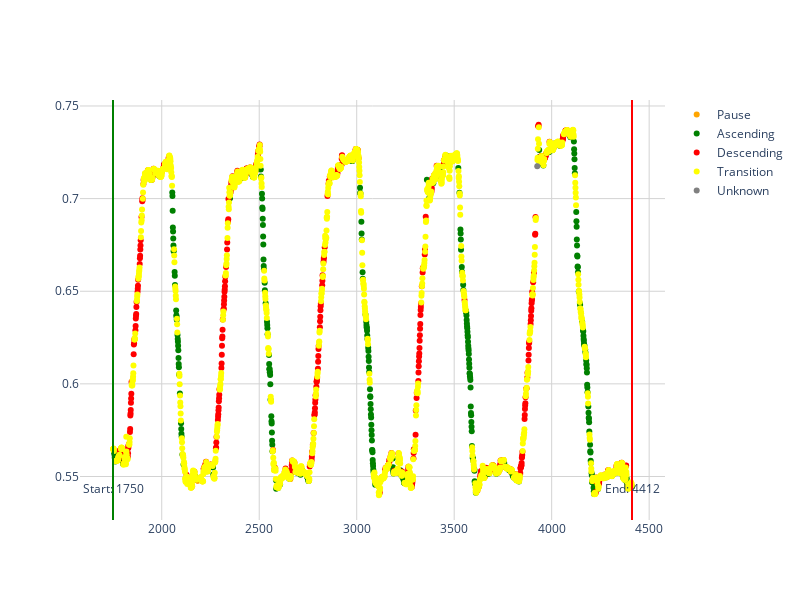

The code cell stored with this chart in its notebook:
### Code cell
# Interactive Plot with lables
import pandas as pd
import matplotlib.pyplot as plt
import seaborn as sns
import numpy as np
import plotly.express as px
import plotly.graph_objects as go

# uncomment to use a different video than the one used above
# video_path = "tracking_data/Tracking_video10.csv"

# Usage
csv_file_path = (
    "tracking_data/" + video_path.split("/")[-1].split(".")[0] + "_labled.csv"
)
ignore_start = 0  # Number of frames to ignore at the start
ignore_end = 0  # Number of frames to ignore at the end


def plot_movement_data(csv_file_path, ignore_start=0, ignore_end=0):
    # Read the data from the CSV file
    data = pd.read_csv(csv_file_path, delimiter=",")

    # Ignore specified amount of frames at the beginning and/or end
    data = data[ignore_start : -ignore_end or None]

    # Calculate the average hip height
    data["Average_Hip_Height"] = (data["Left hip_y"] + data["Right hip_y"]) / 2

    # Define custom color mapping for movement types
    custom_color_mapping = {
        "Pause": "orange",
        "Ascending": "green",
        "Descending": "red",
        "Transition": "yellow",
        "Unknown": "grey",
    }

    # Create a scatter plot
    fig = go.Figure()

    for label, color in custom_color_mapping.items():
        mask = data["Label"] == label
        fig.add_trace(
            go.Scatter(
                x=data.loc[mask, "Timestamp"],
                y=data.loc[mask, "Average_Hip_Height"],
                mode="markers",
                name=label,
                marker_color=color,
                hovertemplate="x: %{x}",
            )
        )

    # Get the x values of the first and last data points
    first_x = data["Timestamp"].iloc[0]
    last_x = data["Timestamp"].iloc[-1]

    # Add vertical lines at the first and last data points
    fig.add_shape(
        type="line",
        x0=first_x,
        y0=0,
        x1=first_x,
        y1=1,
        yref="paper",
        line=dict(color="Green", width=2),
    )
    fig.add_shape(
        type="line",
        x0=last_x,
        y0=0,
        x1=last_x,
        y1=1,
        yref="paper",
        line=dict(color="Red", width=2),
    )

    # Add annotations for the first and last data points
    fig.add_annotation(
        x=first_x, y=0.05, text=f"Start: {first_x}", showarrow=False, yref="paper"
    )
    fig.add_annotation(
        x=last_x, y=0.05, text=f"End: {last_x}", showarrow=False, yref="paper"
    )

    # Increase the number of grid lines
    fig.update_xaxes(showgrid=True, gridwidth=1, gridcolor="LightGrey")
    fig.update_yaxes(showgrid=True, gridwidth=1, gridcolor="LightGrey")

    # Remove the light blue background
    fig.update_layout(
        width=800,  # Width of the figure in pixels
        height=600,  # Height of the figure in pixels
        hovermode="x", # Hovermode for the cursor
        plot_bgcolor="rgba(0,0,0,0)",
        paper_bgcolor="rgba(0,0,0,0)",
    )

    fig.show()


plot_movement_data(csv_file_path, ignore_start, ignore_end)

### Figure 1 — Plotly figure (JSON) as saved in the notebook; plotly's stock layout.template omitted (floating-point values rounded to 4 significant figures; data arrays with more than 128 entries replaced by an {"elided": "..."} marker saying what was removed)
{"data": [{"hovertemplate": "x: %{x}", "marker": {"color": "orange"}, "mode": "markers", "name": "Pause", "type": "scatter", "x": {"elided": "201 int values"}, "y": {"elided": "201 float values"}}, {"hovertemplate": "x: %{x}", "marker": {"color": "green"}, "mode": "markers", "name": "Ascending", "type": "scatter", "x": {"elided": "442 int values"}, "y": {"elided": "442 float values"}}, {"hovertemplate": "x: %{x}", "marker": {"color": "red"}, "mode": "markers", "name": "Descending", "type": "scatter", "x": {"elided": "446 int values"}, "y": {"elided": "446 float values"}}, {"hovertemplate": "x: %{x}", "marker": {"color": "yellow"}, "mode": "markers", "name": "Transition", "type": "scatter", "x": {"elided": "1569 int values"}, "y": {"elided": "1569 float values"}}, {"hovertemplate": "x: %{x}", "marker": {"color": "grey"}, "mode": "markers", "name": "Unknown", "type": "scatter", "x": [3922, 3923, 3924, 3925, 3926], "y": [null, null, null, null, 0.7174]}], "layout": {"annotations": [{"showarrow": false, "text": "Start: 1750", "x": 1750, "y": 0.05, "yref": "paper"}, {"showarrow": false, "text": "End: 4412", "x": 4412, "y": 0.05, "yref": "paper"}], "height": 600, "hovermode": "x", "paper_bgcolor": "rgba(0,0,0,0)", "plot_bgcolor": "rgba(0,0,0,0)", "shapes": [{"line": {"color": "Green", "width": 2}, "type": "line", "x0": 1750, "x1": 1750, "y0": 0, "y1": 1, "yref": "paper"}, {"line": {"color": "Red", "width": 2}, "type": "line", "x0": 4412, "x1": 4412, "y0": 0, "y1": 1, "yref": "paper"}], "width": 800, "xaxis": {"gridcolor": "LightGrey", "gridwidth": 1, "showgrid": true}, "yaxis": {"gridcolor": "LightGrey", "gridwidth": 1, "showgrid": true}}}
